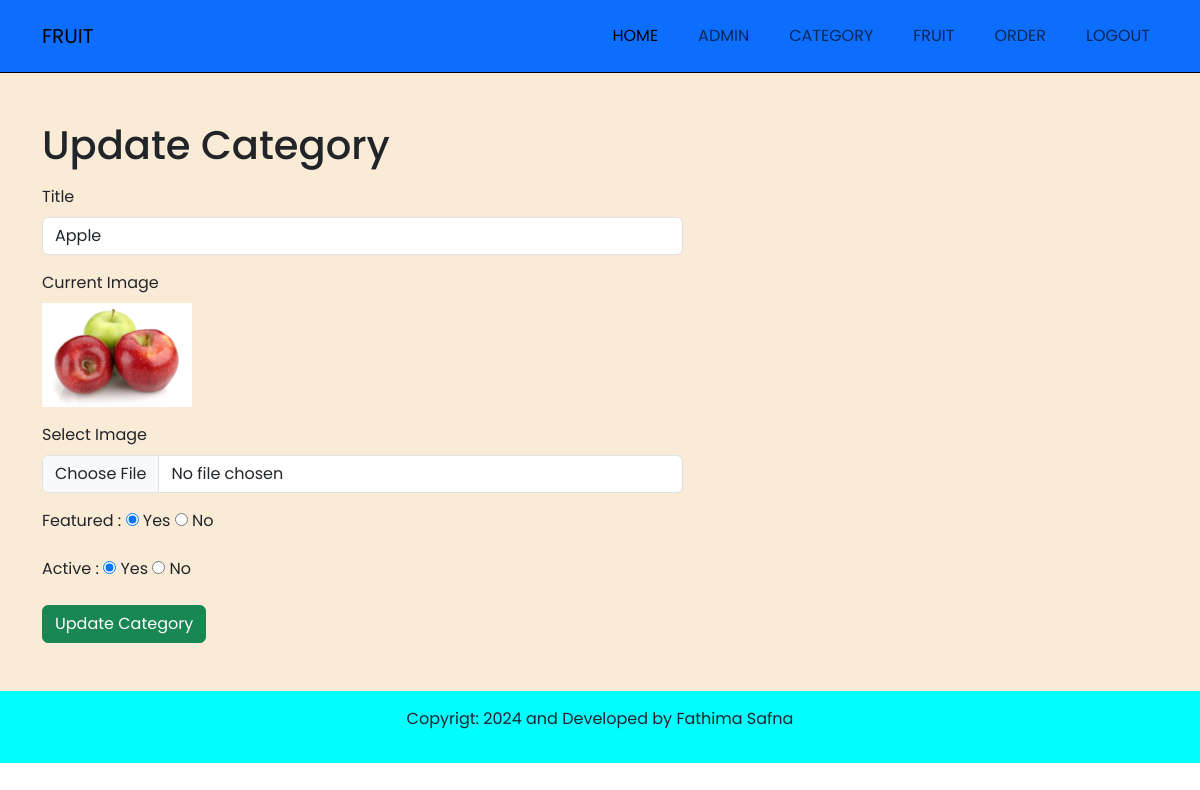
/admin/update-category.php?id=69 (signed in), run on the app's committed database.
### tables this page shows
CREATE TABLE `tbl_catagory` (
  `id` int(10) UNSIGNED NOT NULL,
  `title` varchar(100) NOT NULL,
  `image_name` varchar(255) NOT NULL,
  `feartured` varchar(10) NOT NULL,
  `active` varchar(10) NOT NULL
);

### admin/update-category.php (the view, shortened to what this page needs)
<?php
include('partial/menu.php');
?>
<section class= "main">
    <div class= "container">
       <div class= "row py-5">
            <div class="pb-2"><h1>Update Category</h1></div>
            <?php
            if(isset($_GET['id']))
            {
                $id= $_GET['id'];
                $sql = "SELECT * FROM tbl_catagory WHERE id=$id";
                $res = mysqli_query($conn,$sql);
                $count = mysqli_num_rows($res);
                if($count==1)
                {
                    $rows=mysqli_fetch_assoc($res);
                    $title = $rows['title'];
                    $current_image = $rows['image_name'];
                    $feartured = $rows['feartured'];
                    $active = $rows['active'];
                }
                else
                {
                    $_SESSION['no-category-found'] = "Category Not Found";
                    header("location:".SITEURL.'admin/manage-category.php');
                    ob_end_flush();
                    exit();
                }
            }
            else
            {
                header("location:".SITEURL.'admin/manage-category.php');
                ob_end_flush();
                exit();
            }
            ?>
                <div class="col-md-7">
                <form action="" method="POST" enctype="multipart/form-data">
                            <div class="mb-3">
                                <label for="fullname" class="form-label">Title</label>
                                <input type="text"  name="title" value="<?php echo $title; ?>" class="form-control" id="title" aria-describedby="title" >
                            </div>
                            <div class="mb-3">
                                <label for="fullname" class="form-label">Current Image</label>
                                <div>
                                    <?php
                                        if($current_image != "")
                                        {
                                            ?>
                                                <img src = "<?php echo SITEURL; ?>images/category/<?php echo $current_image ?>" width="150px">
                                            <?php
                                        }
                                        else
                                        {
                                            echo "<div class= 'text-danger'>Image Not Added</div>";
                                        }
                                    ?>
                                </div>
                            </div>
                            <div class="mb-3">
                                <label for="image" class="form-label">Select Image</label>
                                <input type="file"  name="image"  class="form-control" id="image" aria-describedby="image">
                            </div>
                            <div class="mb-3">
                                <label for="fullname" class="form-label">Featured : </label>
                                <input <?php if($feartured=="Yes"){echo "checked";} ?> type="radio"  name="feartured"  value="Yes"> Yes
                                <input <?php if($feartured=="No"){echo "checked";} ?> type="radio"  name="feartured"  value="No"> No
                            </div>
                            <div class="mb-3">
                                <label for="password" class="form-label">Active : </label>
                                <input <?php if($active=="Yes"){echo "checked";} ?> type="radio"  name="active"  value="Yes"> Yes
                                <input <?php if($active=="No"){echo "checked";} ?> type="radio"  name="active"  value="No"> No
                            </div>
                            <button type="submit" name="submit" class="btn btn-success">Update Category</button>
                        </form>
                    </div>
               </div>
            </div>
         </section>
<?php
include('partial/end.php');
?>

### css/admin.css (style rules this page uses)
* { font-family: "Poppins", sans-serif;; }
.main { background-color: antiquewhite; }

### data on the page
tbl_catagory: title "Apple", image_name (picture), feartured "☑", active "☑"
